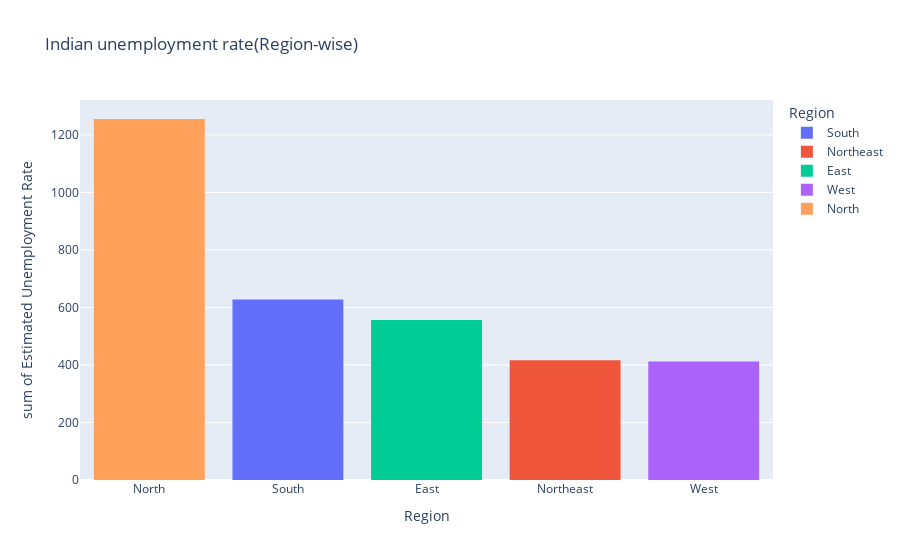

The code cell stored with this chart in its notebook:
### Code cell
fg=px.histogram(df,x='Region',y='Estimated Unemployment Rate',title='Indian unemployment rate(Region-wise)',template='plotly',color='Region')
fg.update_layout(xaxis={'categoryorder':'total descending'})
fg.show()

### Figure 1 — Plotly figure (JSON) as saved in the notebook; plotly's stock layout.template omitted (floating-point values rounded to 4 significant figures)
{"data": [{"alignmentgroup": "True", "bingroup": "x", "histfunc": "sum", "hovertemplate": "Region=%{x}<br>sum of Estimated Unemployment Rate=%{y}<extra></extra>", "legendgroup": "South", "marker": {"color": "#636efa", "pattern": {"shape": ""}}, "name": "South", "offsetgroup": "South", "orientation": "v", "showlegend": true, "type": "histogram", "x": ["South", "South", "South", "South", "South", "South", "South", "South", "South", "South", "South", "South", "South", "South", "South", "South", "South", "South", "South", "South", "South", "South", "South", "South", "South", "South", "South", "South", "South", "South", "South", "South", "South", "South", "South", "South", "South", "South", "South", "South", "South", "South", "South", "South", "South", "South", "South", "South", "South", "South", "South", "South", "South", "South", "South", "South", "South", "South", "South", "South"], "xaxis": "x", "y": [5.48, 5.83, 5.79, 20.51, 17.43, 3.31, 8.34, 6.96, 6.4, 6.59, 2.86, 3.61, 3.46, 29.84, 19.97, 8.44, 4.01, 0.5, 2.41, 1.58, 5.31, 7.6, 8.99, 16.99, 17.88, 9.71, 7.09, 10.98, 5.91, 3.88, 0.58, 1.76, 1.2, 75.85, 58.19, 4.24, 15.47, 5.05, 10.9, 6.18, 1.57, 2.09, 6.4, 49.83, 33.16, 12.2, 6.81, 2.65, 5, 2.16, 5.49, 8.29, 5.77, 6.25, 14.7, 10.55, 5.36, 5.79, 3.27, 2.86], "yaxis": "y"}, {"alignmentgroup": "True", "bingroup": "x", "histfunc": "sum", "hovertemplate": "Region=%{x}<br>sum of Estimated Unemployment Rate=%{y}<extra></extra>", "legendgroup": "Northeast", "marker": {"color": "#EF553B", "pattern": {"shape": ""}}, "name": "Northeast", "offsetgroup": "Northeast", "orientation": "v", "showlegend": true, "type": "histogram", "x": ["Northeast", "Northeast", "Northeast", "Northeast", "Northeast", "Northeast", "Northeast", "Northeast", "Northeast", "Northeast", "Northeast", "Northeast", "Northeast", "Northeast", "Northeast", "Northeast", "Northeast", "Northeast", "Northeast", "Northeast", "Northeast", "Northeast", "Northeast", "Northeast", "Northeast", "Northeast", "Northeast", "Northeast", "Northeast", "Northeast", "Northeast", "Northeast", "Northeast", "Northeast", "Northeast", "Northeast", "Northeast", "Northeast"], "xaxis": "x", "y": [4.66, 4.41, 4.77, 11.06, 9.55, 0.6, 3.77, 5.53, 1.19, 3.02, 1.66, 3.59, 1.58, 10.03, 5.92, 1.15, 2.1, 3.74, 4.29, 4.6, 23.57, 2.28, 24.51, 4.46, 4.45, 12.49, 5.7, 0.88, 32.67, 28.4, 29.95, 41.23, 21.51, 21.71, 18.24, 27.92, 17.35, 11.57], "yaxis": "y"}, {"alignmentgroup": "True", "bingroup": "x", "histfunc": "sum", "hovertemplate": "Region=%{x}<br>sum of Estimated Unemployment Rate=%{y}<extra></extra>", "legendgroup": "East", "marker": {"color": "#00cc96", "pattern": {"shape": ""}}, "name": "East", "offsetgroup": "East", "orientation": "v", "showlegend": true, "type": "histogram", "x": ["East", "East", "East", "East", "East", "East", "East", "East", "East", "East", "East", "East", "East", "East", "East", "East", "East", "East", "East", "East", "East", "East", "East", "East", "East", "East", "East", "East", "East", "East", "East", "East", "East", "East", "East", "East", "East", "East", "East", "East"], "xaxis": "x", "y": [10.61, 10.29, 15.43, 46.64, 45.96, 17.82, 12.79, 13.44, 11.91, 9.82, 10.61, 11.85, 8.23, 47.09, 59.23, 20.95, 7.63, 9.76, 8.24, 11.8, 1.9, 3.12, 13.08, 23.76, 11.41, 3.77, 1.88, 1.42, 2.1, 2.18, 6.94, 4.92, 6.92, 17.41, 17.41, 7.29, 6.83, 14.87, 9.35, 9.98], "yaxis": "y"}, {"alignmentgroup": "True", "bingroup": "x", "histfunc": "sum", "hovertemplate": "Region=%{x}<br>sum of Estimated Unemployment Rate=%{y}<extra></extra>", "legendgroup": "West", "marker": {"color": "#ab63fa", "pattern": {"shape": ""}}, "name": "West", "offsetgroup": "West", "orientation": "v", "showlegend": true, "type": "histogram", "x": ["West", "West", "West", "West", "West", "West", "West", "West", "West", "West", "West", "West", "West", "West", "West", "West", "West", "West", "West", "West", "West", "West", "West", "West", "West", "West", "West", "West", "West", "West", "West", "West", "West", "West", "West", "West", "West", "West", "West", "West", "West", "West", "West", "West", "West", "West", "West", "West", "West", "West"], "xaxis": "x", "y": [9.65, 8.38, 7.54, 3.41, 10.5, 14.23, 10.27, 5.63, 1.96, 6.62, 8.89, 2.81, 5.25, 13.31, 21.25, 9.96, 17.07, 16.21, 15.38, 11.54, 5.54, 6.38, 6.66, 18.71, 12.11, 3.2, 1.84, 1.87, 3.42, 4.03, 4.11, 4.57, 2.22, 12.36, 21.98, 6.48, 5.08, 4.7, 3.91, 3.13, 4.95, 4.69, 5.79, 20.9, 15.46, 9.23, 3.89, 6.23, 4.55, 4.1], "yaxis": "y"}, {"alignmentgroup": "True", "bingroup": "x", "histfunc": "sum", "hovertemplate": "Region=%{x}<br>sum of Estimated Unemployment Rate=%{y}<extra></extra>", "legendgroup": "North", "marker": {"color": "#FFA15A", "pattern": {"shape": ""}}, "name": "North", "offsetgroup": "North", "orientation": "v", "showlegend": true, "type": "histogram", "x": ["North", "North", "North", "North", "North", "North", "North", "North", "North", "North", "North", "North", "North", "North", "North", "North", "North", "North", "North", "North", "North", "North", "North", "North", "North", "North", "North", "North", "North", "North", "North", "North", "North", "North", "North", "North", "North", "North", "North", "North", "North", "North", "North", "North", "North", "North", "North", "North", "North", "North", "North", "North", "North", "North", "North", "North", "North", "North", "North", "North", "North", "North", "North", "North", "North", "North", "North", "North", "North", "North", "North", "North", "North", "North", "North", "North", "North", "North", "North"], "xaxis": "x", "y": [22.23, 14.84, 17.04, 16.68, 42.27, 18.19, 20.3, 13.79, 12.53, 6.27, 20.34, 25.77, 25.05, 43.22, 29.02, 26.7, 24.18, 33.5, 19.68, 27.31, 16.83, 16.84, 18.76, 2.2, 26.95, 13.47, 24.31, 15.79, 12.04, 13.46, 21.08, 20.78, 15.5, 18.74, 17.92, 10.88, 11.09, 16.17, 16.14, 11.11, 10.97, 10.32, 2.86, 28.33, 16.55, 9.19, 10.99, 9.61, 9.88, 10.97, 15.16, 11.9, 17.7, 15.74, 14.39, 15.81, 17.51, 15.35, 24.15, 7.58, 8.98, 10.11, 21.54, 20.41, 9.47, 5.56, 5.79, 4.18, 3.75, 5.49, 4.99, 19.85, 6.48, 8.01, 8.61, 12.38, 14.26, 22.26, 9.23], "yaxis": "y"}], "layout": {"barmode": "relative", "legend": {"title": {"text": "Region"}, "tracegroupgap": 0}, "title": {"text": "Indian unemployment rate(Region-wise)"}, "xaxis": {"anchor": "y", "categoryarray": ["South", "Northeast", "East", "West", "North"], "categoryorder": "total descending", "domain": [0, 1], "title": {"text": "Region"}}, "yaxis": {"anchor": "x", "domain": [0, 1], "title": {"text": "sum of Estimated Unemployment Rate"}}}}
